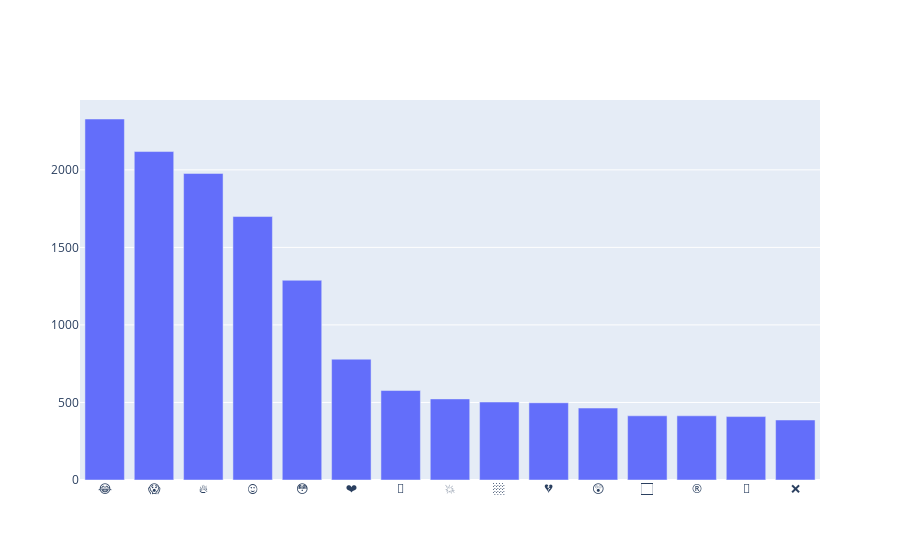

The notebook cell saved with this chart:
### Markdown cell above
Now, one final visualization! We will use Plotly for it supports emoji as labels.

### Code cell
chart = go.Bar(x = emj_df['Emoji'],
               y = emj_df['Count'])

iplot([chart])

### Figure 1 — Plotly figure (JSON) as saved in the notebook; plotly's stock layout.template omitted (floating-point values rounded to 4 significant figures)
{"data": [{"type": "bar", "x": ["😂", "😱", "🔥", "😍", "😳", "❤", "🤯", "💥", "🏼", "💔", "😲", "🏻", "®", "🤔", "❌"], "y": [2328, 2118, 1977, 1699, 1288, 779, 577, 523, 503, 498, 464, 414, 414, 409, 387]}], "layout": {}}
